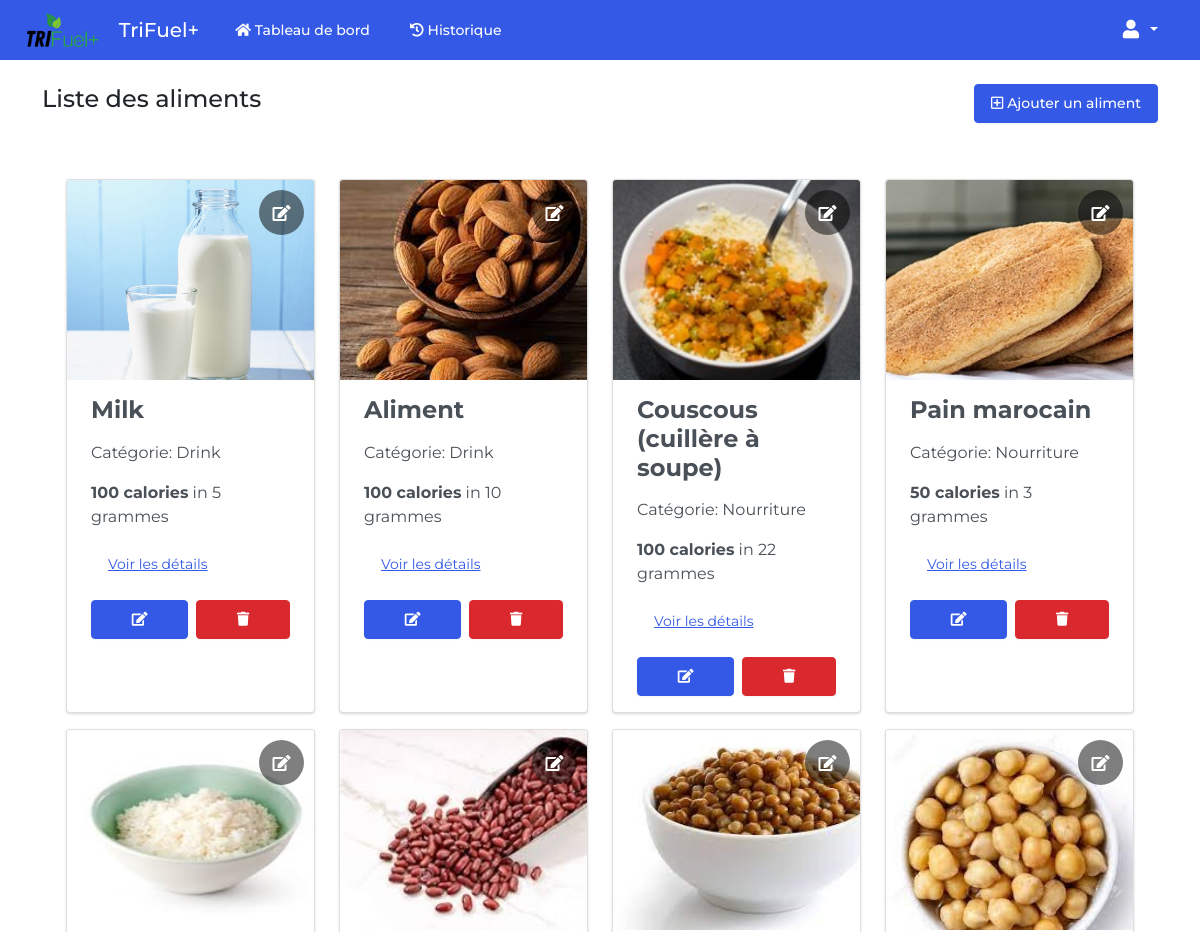
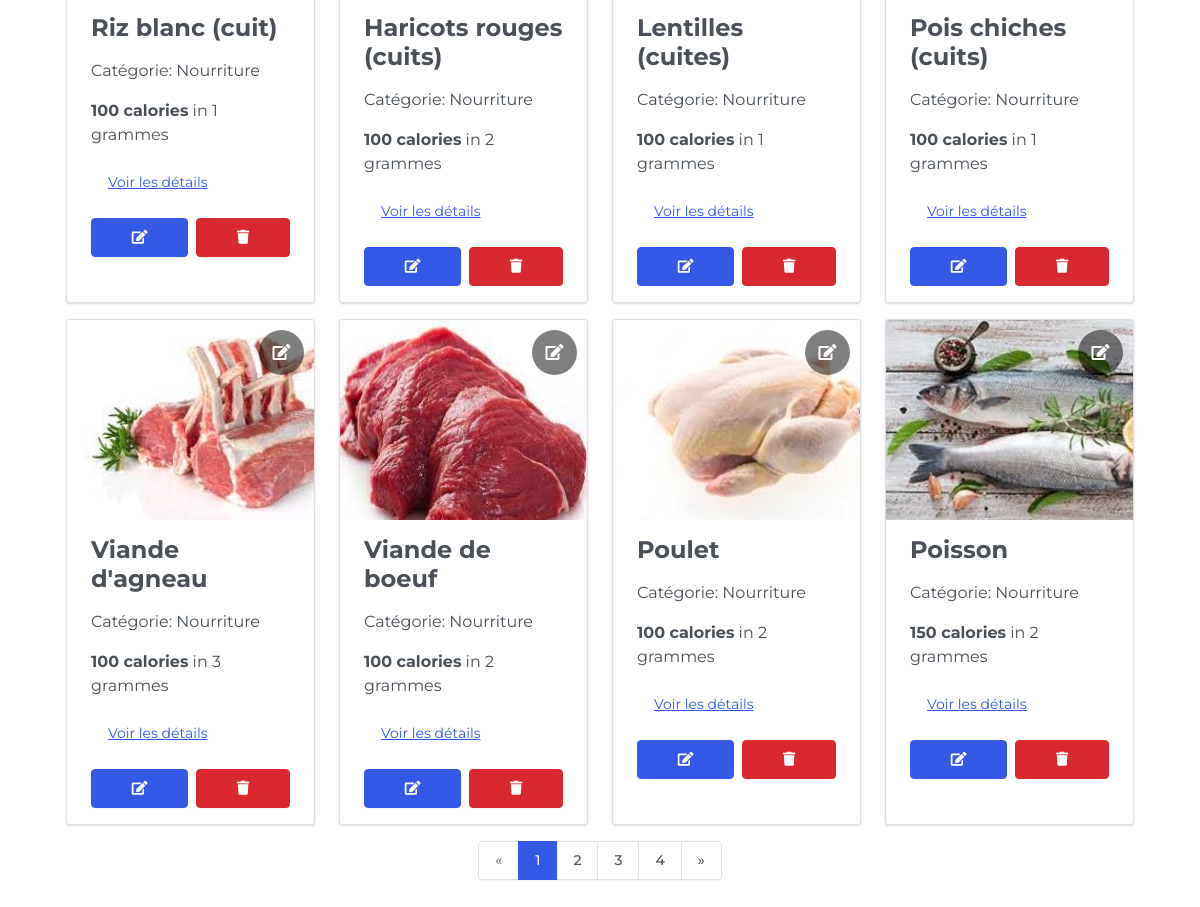
/aliments (signed in), run on the app's committed database (2 pictures, top to bottom).
### foodtracker/models.py (models this page shows, shortened)
class Aliment(models.Model):
    image = models.ImageField(upload_to='images/')
    name = models.CharField(max_length=255)
    category = models.ForeignKey(AlimentCategory, null=True, on_delete=models.SET_NULL, related_name='aliments')
    weight_g = models.DecimalField(max_digits=8, decimal_places=2)
    energy_value = models.DecimalField(max_digits=8, decimal_places=2)
    total_energy_value = models.DecimalField(max_digits=8, decimal_places=2, null=True)
    protein =  models.DecimalField(max_digits=7, decimal_places=2)
    carboheidrates = models.DecimalField(max_digits=7, decimal_places=2)
    fat = models.DecimalField(max_digits=7, decimal_places=2)
    class Meta:
        db_table = 'aliments'

class AlimentCategory(models.Model):
    name = models.CharField(max_length=255)
    def __str__(self):
        return self.name
    class Meta:
        db_table = 'alimentcategories'

### foodtracker/views.py (the view)
# urls.py: path('aliments', views.manage_aliments, name='aliments'),
@login_required
def manage_aliments(request):
    aliments = Aliment.objects.all()
    page = request.GET.get('page', 1)
    paginator = Paginator(aliments, 12)
    try:
        pages = paginator.page(page)
    except PageNotAnInteger:
        pages = paginator.page(1)
    except EmptyPage:
        pages = paginator.page(paginator.num_pages)
    return render(request, 'manage_food.html', {
        'aliments': aliments,
        'pages': pages
    })

### templates/manage_food.html (shortened to what this page needs)
{% extends 'base.html' %}
{% block body %}
<div class="mt-4 mb-4 d-flex align-items-center justify-content-between">
  <h4>Liste des aliments</h4>
  <a href="{% url 'aliement_add' %}" class="btn btn-primary">
    <i class='far fa-plus-square'></i> Ajouter un aliment
  </a>
</div>
<div class='py-4 mt-auto'>
  <div class='container px-4'>
    <div class='row justify-content-center'>
      {% for food in pages %}
      <div class='col-sm-12 col-md-12 col-lg-4 col-xl-3 d-flex align-items-stretch'>
        <div class='card bg-secondary mb-3' style="overflow: hidden;">
          <div
            style="width: 100%;height: 200px;background-color: white;background-image: url('{{ food.image.url|default:'../../static/images/no_image.png' }}');background-size: cover;position:relative">
            <a href="{% url 'aliment_edit_image' pk=food.id %}">
              <div class="d-flex align-items-center justify-content-center"
                style="width:45px;height:45px;background-color: rgba(0, 0, 0, 0.5);position: absolute;top: 10px;right: 10px;border-radius: 50%;color: #ffffff;">
                <i class='fas fa-edit'></i>
              </div>
            </a>
          </div>
          <div class='card-body'>
            <h4 class='card-title'>
              <strong>{{ food.name }}</strong>
            </h4>
            <p class='card-text'>
            <div class='my-3'>
              Catégorie: {{ food.category }}
            </div>
            </p>
            <p class='card-text'>
            <div class='my-3'>
              <strong>{{ food.weight_g|floatformat:'0' }} calories</strong> in {{ food.energy_value|floatformat:'0' }}
              grammes
            </div>
            </p>
            <p class='card-text'>
            <div class='my-3'>
              <a href="{% url 'aliment_detail' food.id %}" type='button' class='btn btn-link'>
                Voir les détails
              </a>
            </div>
            </p>
            <div class="d-flex flex-align-center">
              <a href="{% url 'aliment_edit' pk=food.id %}" class="btn btn-primary flex-fill">
                <i class='fas fa-edit'></i>
              </a>
              <a href="{% url 'aliment_delete' pk=food.id %}" class="btn btn-danger ms-2 flex-fill">
                <i class="fas fa-solid fa-trash"></i>
              </a>
            </div>
          </div>
        </div>
      </div>
      {% endfor %}
      {% if pages.has_other_pages %}
      <div class='d-flex justify-content-center'>
        <ul class='pagination'>
          {% if pages.has_previous %}
          <li class='page-item'>
            <a class='page-link' href='?page={{ pages.previous_page_number }}'>&laquo;</a>
          </li>
          {% else %}
          <li class='page-item disabled'>
            <a class='page-link' href='#'>&laquo;</a>
          </li>
          {% endif %}
          {% for i in pages.paginator.page_range %}
          {% if pages.number == i %}
          <li class='page-item active'>
            <a class='page-link' href='#'>{{ i }}</a>
          </li>
          {% else %}
          <li class='page-item'>
            <a class='page-link' href='?page={{ i }}'>{{ i }}</a>
          </li>
          {% endif %}
          {% endfor %}
          {% if pages.has_next %}
          <li class='page-item'>
            <a class='page-link' href='?page={{ pages.next_page_number }}'>&raquo;</a>
          </li>
          {% else %}
          <li class='page-item disabled'>
            <a class='page-link' href='#'>&raquo;</a>
          </li>
          {% endif %}
        </ul>
      </div>
      {% endif %}
    </div>
  </div>
  {% endblock body %}

### static/css/styles.css (style rules this page uses)
html { position: relative; min-height: 100%; }
body { margin: 0 0 90px; font-family: 'Montserrat', sans-serif !important; }

### data on the page
Aliment: image (picture), name "Milk", category "Drink", weight_g "100", energy_value "5"
Aliment: image (picture), name "Aliment", category "Drink", weight_g "100", energy_value "10"
Aliment: image (picture), name "Couscous (cuillère à soupe)", category "Nourriture", weight_g "100", energy_value "22"
Aliment: image (picture), name "Pain marocain", category "Nourriture", weight_g "50", energy_value "3"
Aliment: image (picture), name "Riz blanc (cuit)", category "Nourriture", weight_g "100", energy_value "1"
Aliment: image (picture), name "Haricots rouges (cuits)", category "Nourriture", weight_g "100", energy_value "2"
Aliment: image (picture), name "Lentilles (cuites)", category "Nourriture", weight_g "100", energy_value "1"
Aliment: image (picture), name "Pois chiches (cuits)", category "Nourriture", weight_g "100", energy_value "1"
Aliment: image (picture), name "Viande d'agneau", category "Nourriture", weight_g "100", energy_value "3"
Aliment: image (picture), name "Viande de boeuf", category "Nourriture", weight_g "100", energy_value "2"
Aliment: image (picture), name "Poulet", category "Nourriture", weight_g "100", energy_value "2"
Aliment: image (picture), name "Poisson", category "Nourriture", weight_g "150", energy_value "2"

### other printed values
{{ i }} "1"
{{ i }} "2" "3" "4"
